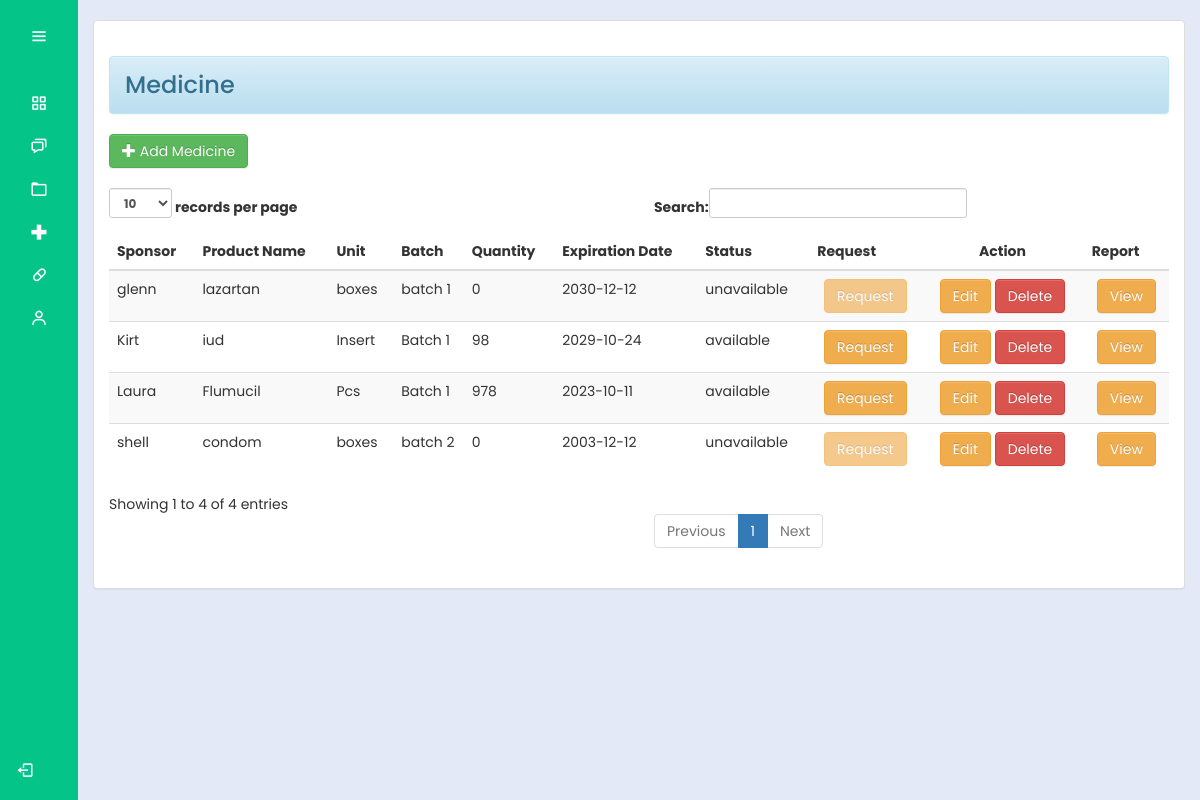
/bhw/medicinee.php (signed in), run on an earlier commit of the app's database.
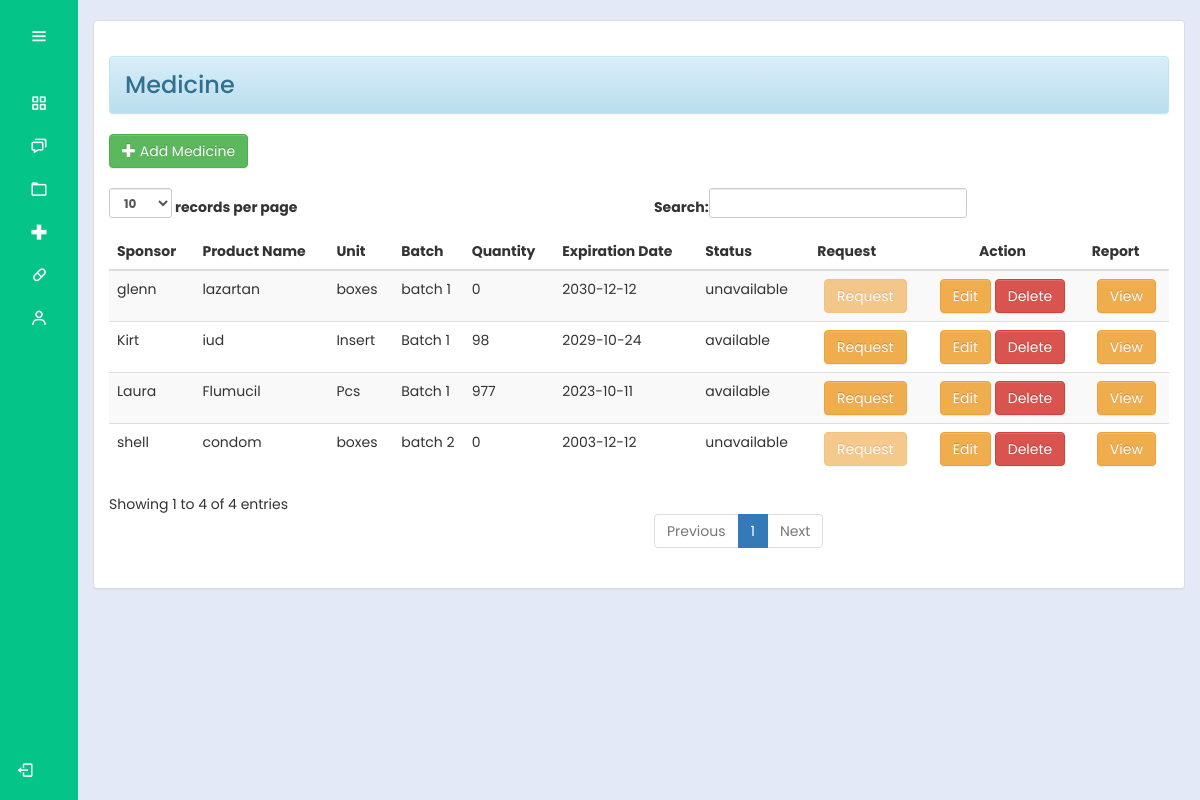
And on a later commit of the database.
### tables this page shows
CREATE TABLE `medicines` (
  `productId` int(30) NOT NULL,
  `productName` varchar(100) NOT NULL,
  `sponsor` varchar(100) NOT NULL,
  `unit` varchar(100) NOT NULL,
  `batch` varchar(100) NOT NULL,
  `quantity1` int(10) NOT NULL,
  `total` int(10) NOT NULL,
  `expDate` date NOT NULL,
  `status` varchar(100) NOT NULL
);

### bhw/medicinee.php (the view, shortened to what this page needs)
<?php
@include "../connection/connect.php";
if(isset($_SESSION['user_data'])){
?>
<!DOCTYPE html>
<html lang="en">
<head>
  <link rel="stylesheet" href="../cssmainmenu/style.css">
  <link href='https://unpkg.com/boxicons@2.1.4/css/boxicons.min.css' rel='stylesheet'>
    <link rel="stylesheet" href="https://maxcdn.bootstrapcdn.com/bootstrap/3.3.5/css/bootstrap.min.css">
<link rel="stylesheet" href="https://maxcdn.bootstrapcdn.com/bootstrap/3.3.5/css/bootstrap-theme.min.css">
  <link rel = "stylesheet" type = "text/css" href = "../css/bootstrap.css " />
  <link rel = "stylesheet" type = "text/css" href = "../css/style.css" />
</head>
<body>
<?php try {
    include_once('side_menu.php');
} catch (Exception $e) {
    echo "Error: " . $e->getMessage();
}
 ?>
  <section class="home-section">
  <br>
    <div class="container-fluid">
      <div class="panel panel-default">
        <div class="panel-body">
        <h3><div class = "alert alert-info">Medicine</div></h3>
          <a class="btn btn-success" href="add_med.php?"><i class="glyphicon glyphicon-plus"></i> Add Medicine</a>
          <br />
          <br />
              <table id="table" class="table table-striped">
                <thead>
                    <tr>
                        <th>Sponsor</th>
                        <th>Product Name</th>
                        <th>Unit</th>
                        <th>Batch</th>
                        <th>Quantity</th>
                        <th>Expiration Date</th>
                        <th>Status</th>
                        <th>Request</th>
                        <th><center>Action</center></th>
                        <th>Report</th>
                    </tr>
                </thead>
              <tbody>
                    <?php
                      $query = $mysqli->query("SELECT * FROM medicines") or die(mysqli_error());
                      while ($fetch = $query->fetch_array()) {
                          $status = ($fetch['total'] == 0) ? 'unavailable' : $fetch['status'];
                      ?>
                        <tr>
                          <td><?php echo $fetch['sponsor'] ?></td>
                          <td><?php echo $fetch['productName'] ?></td>
                          <td><?php echo $fetch['unit'] ?></td>
                          <td><?php echo $fetch['batch'] ?></td>
                          <td><?php echo $fetch['total'] ?></td>
                          <td><?php echo $fetch['expDate'] ?></td>
                          <td><?php echo $status ?></td>
                        <td>
                              <center>
                              <?php if ($status == 'unavailable' || $fetch['total'] == 0): ?>
                                  <button class="btn btn-warning" disabled>Request</button>
                              <?php elseif ($fetch['unit'] == 'Insert'): ?>
                                  <a class="btn btn-warning" href="contraceptives_form.php?productName=<?php echo urlencode($fetch['productName']); ?>">Request</a>
                              <?php else: ?>
                                  <a class="btn btn-warning" href="request.php?productName=<?php echo urlencode($fetch['productName']); ?>">Request</a>
                              <?php endif; ?>
                          </center>
                      </td>
                      <td>
                          <center>
                              <a class="btn btn-warning" href="edit_med.php?productId=<?php echo $fetch['productId'] ?>"></i> Edit</a>
                              <a class="btn btn-danger" onclick="confirmationDelete(this); return false;" href="../admin_query/delete_med.php?productId=<?php echo $fetch['productId'] ?>">Delete</a>
                          </center>
                      </td>
                      <td>
                          <center>
                              <a class="btn btn-warning" href="report.php?productId=<?php echo $fetch['productId'] ?>"></i> View</a>
                          </center>
                      </td>
                    </tr>
                  <?php
                  }
                  ?>
                </tbody>
              </table>
        </div>
      </div>
    </div>
  </section>
</body>
</html>
<?php
}
else{
	header("Location:.././index.php?error=UnAuthorized Access");
}

What changed in the data, as far as the page shows it:
changed medicines "Laura": total "978" → "977"
